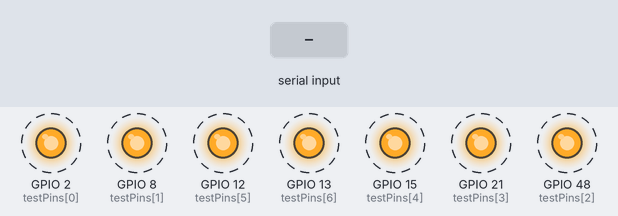
Bench run of a program on a simulated ESP32-S3. Shown: output pins drawn as LEDs (lit = HIGH). Dashed ring = blinking. Inputs (shaded band) come from the test bench. What the program prints to the serial monitor is not drawn.

Above: at 1.7 s.
1.8 s: "ESP32\n" received over Serial
3.5 s: "ping\n" received over Serial
5.5 s: "help\n" received over Serial
Timing chart, 0 to 13.5 s (numbered marks = the images above; inputs shaded):
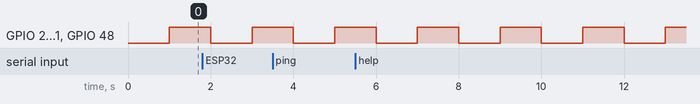

Measured:
- by itself, GPIO 2 (testPins[0]), GPIO 8 (testPins[1]), GPIO 12 (testPins[5]), GPIO 13 (testPins[6]), GPIO 15 (testPins[4]), GPIO 21 (testPins[3]), GPIO 48 (testPins[2]): alternates HIGH for 1.0 s and LOW for 1.0 s

The program:

main.cpp
```cpp
#include <Arduino.h>

#ifndef LED_PIN
#define LED_PIN 2
#endif

#ifndef BOARD_NAME
#define BOARD_NAME "ESP32"
#endif

// Array of common LED pins to toggle simultaneously
// So regardless of board revision (GPIO 2, GPIO 8, GPIO 48, GPIO 21), the LED blinks!
const int testPins[] = { 2, 8, 48, 21, 15, 12, 13 };
const int numPins = sizeof(testPins) / sizeof(testPins[0]);

bool ledState = false;
unsigned long lastBlink = 0;
unsigned long blinkCount = 0;

void setup() {
  Serial.begin(115200);
  delay(500);

  // Initialize all common LED pins as OUTPUT
  for (int i = 0; i < numPins; i++) {
    pinMode(testPins[i], OUTPUT);
    digitalWrite(testPins[i], LOW);
  }

  Serial.println();
  Serial.println("=================================================");
  Serial.print("  ESP Studio - Firmware de Teste & Validacao (");
  Serial.print(BOARD_NAME);
  Serial.println(")");
  Serial.println("=================================================");
  Serial.printf("  CPU Freq: %u MHz\n", getCpuFrequencyMhz());
  Serial.printf("  Flash Size: %u MB\n", ESP.getFlashChipSize() / (1024 * 1024));
  Serial.printf("  Free Heap: %u KB\n", ESP.getFreeHeap() / 1024);
  Serial.println("  Status: Placa totalmente operacional!");
  Serial.println("  Escreva 'help' para ver os comandos disponiveis.");
  Serial.println("-------------------------------------------------");
}

void loop() {
  unsigned long now = millis();

  // Blink every 1000ms
  if (now - lastBlink >= 1000) {
    lastBlink = now;
    ledState = !ledState;
    blinkCount++;

    for (int i = 0; i < numPins; i++) {
      digitalWrite(testPins[i], ledState ? HIGH : LOW);
    }

    Serial.printf("[%02lu:%02lu:%02lu] [ESP Studio] Placa: %s | Uptime: %lu s | LED: %s (Ciclo #%lu)\n",
      (now / 3600000) % 24,
      (now / 60000) % 60,
      (now / 1000) % 60,
      BOARD_NAME,
      now / 1000,
      ledState ? "LIGADO" : "DESLIGADO",
      blinkCount
    );
  }

  // Handle incoming commands from Serial Console
  if (Serial.available()) {
    String cmd = Serial.readStringUntil('\n');
    cmd.trim();

    if (cmd.length() > 0) {
      Serial.printf("> Recebido: '%s'\n", cmd.c_str());

      if (cmd.equalsIgnoreCase("ping")) {
        Serial.println("  PONG! Comunicacao serial bidirecional 100% OK.");
      } else if (cmd.equalsIgnoreCase("help") || cmd.equalsIgnoreCase("?")) {
        Serial.println("  Comandos disponiveis:");
        Serial.println("    ping    - Testa eco e latencia");
        Serial.println("    status  - Exibe estado e estatisticas de memoria");
        Serial.println("    info    - Informacoes de hardware do chip");
        Serial.println("    restart - Reinicia o microcontrolador");
      } else if (cmd.equalsIgnoreCase("status")) {
        Serial.printf("  Estado: OPERACIONAL | Uptime: %lu s | Heap Livre: %u bytes\n", millis() / 1000, ESP.getFreeHeap());
      } else if (cmd.equalsIgnoreCase("info")) {
        Serial.printf("  Chip: %s | SDK: %s | Cores: %d\n", ESP.getChipModel(), ESP.getSdkVersion(), ESP.getChipCores());
      } else if (cmd.equalsIgnoreCase("restart") || cmd.equalsIgnoreCase("reset")) {
        Serial.println("  A reiniciar microcontrolador...");
        delay(100);
        ESP.restart();
      } else {
        Serial.printf("  Comando '%s' reconhecido. Escreva 'help' para ajuda.\n", cmd.c_str());
      }
    }
  }
}
```
